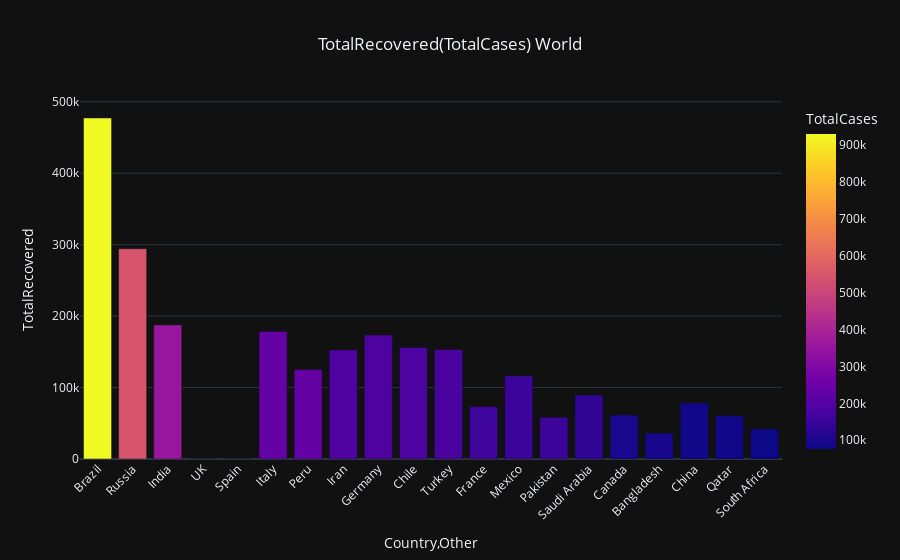

The notebook cell saved with this chart:
### Markdown cell above
From the above graph we can observe while comparing Rajasthan, Delhi and Tamil Nadu<br>
Rajasthan has cured more people while having more cases than Delhi and Tamil Nadu<br>
From this we can infer that **Rajasthan has better medical fascilities**

### Code cell
bar_chart(temp_df1.iloc[2:22, :], total_recovered_world, total_cases_world, 'World')

### Figure 1 — Plotly figure (JSON) as saved in the notebook; plotly's stock layout.template omitted (floating-point values rounded to 4 significant figures)
{"data": [{"alignmentgroup": "True", "hovertemplate": "Country,Other=%{x}<br>TotalRecovered=%{y}<br>TotalCases=%{marker.color}<extra></extra>", "legendgroup": "", "marker": {"color": [928834, 545458, 354161, 298136, 291408, 237500, 237156, 192439, 188382, 184449, 181298, 157716, 154863, 154760, 136315, 99467, 94481, 83265, 82077, 76334], "coloraxis": "coloraxis"}, "name": "", "offsetgroup": "", "orientation": "v", "showlegend": false, "textposition": "auto", "type": "bar", "x": ["Brazil", "Russia", "India", "UK", "Spain", "Italy", "Peru", "Iran", "Germany", "Chile", "Turkey", "France", "Mexico", "Pakistan", "Saudi Arabia", "Canada", "Bangladesh", "China", "Qatar", "South Africa"], "xaxis": "x", "y": [477364, 294306, 187552, 0, 0, 178526, 125205, 152675, 173600, 156232, 153379, 73335, 116178, 58437, 89540, 61443, 36264, 78379, 60461, 42063], "yaxis": "y"}], "layout": {"barmode": "relative", "coloraxis": {"colorbar": {"title": {"text": "TotalCases"}}, "colorscale": [[0, "#0d0887"], [0.1111, "#46039f"], [0.2222, "#7201a8"], [0.3333, "#9c179e"], [0.4444, "#bd3786"], [0.5556, "#d8576b"], [0.6667, "#ed7953"], [0.7778, "#fb9f3a"], [0.8889, "#fdca26"], [1, "#f0f921"]]}, "hovermode": "x", "legend": {"tracegroupgap": 0}, "title": {"text": "TotalRecovered(TotalCases) World", "x": 0.5, "xanchor": "center"}, "xaxis": {"anchor": "y", "domain": [0, 1], "tickangle": -45, "title": {"text": "Country,Other"}}, "yaxis": {"anchor": "x", "domain": [0, 1], "title": {"text": "TotalRecovered"}}}}
